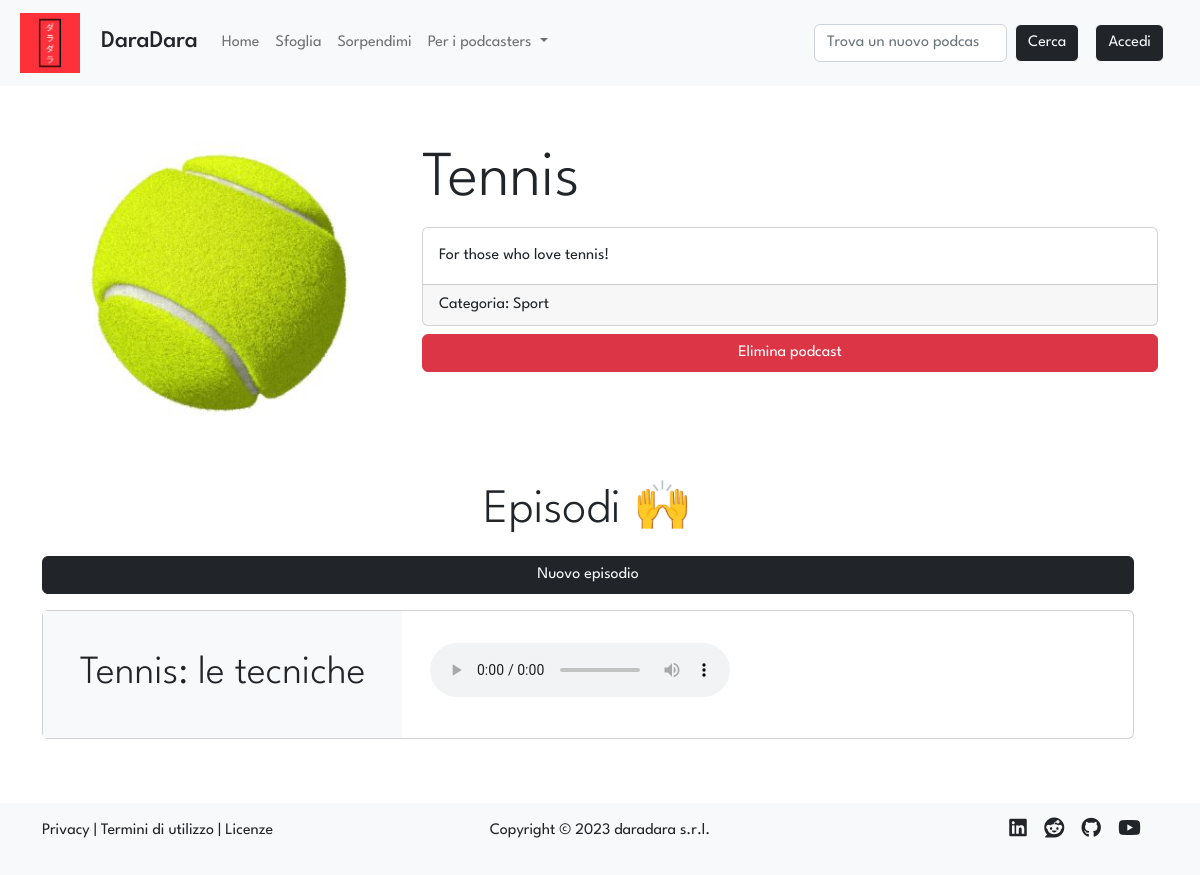
The app's page /podcast/5, older data.
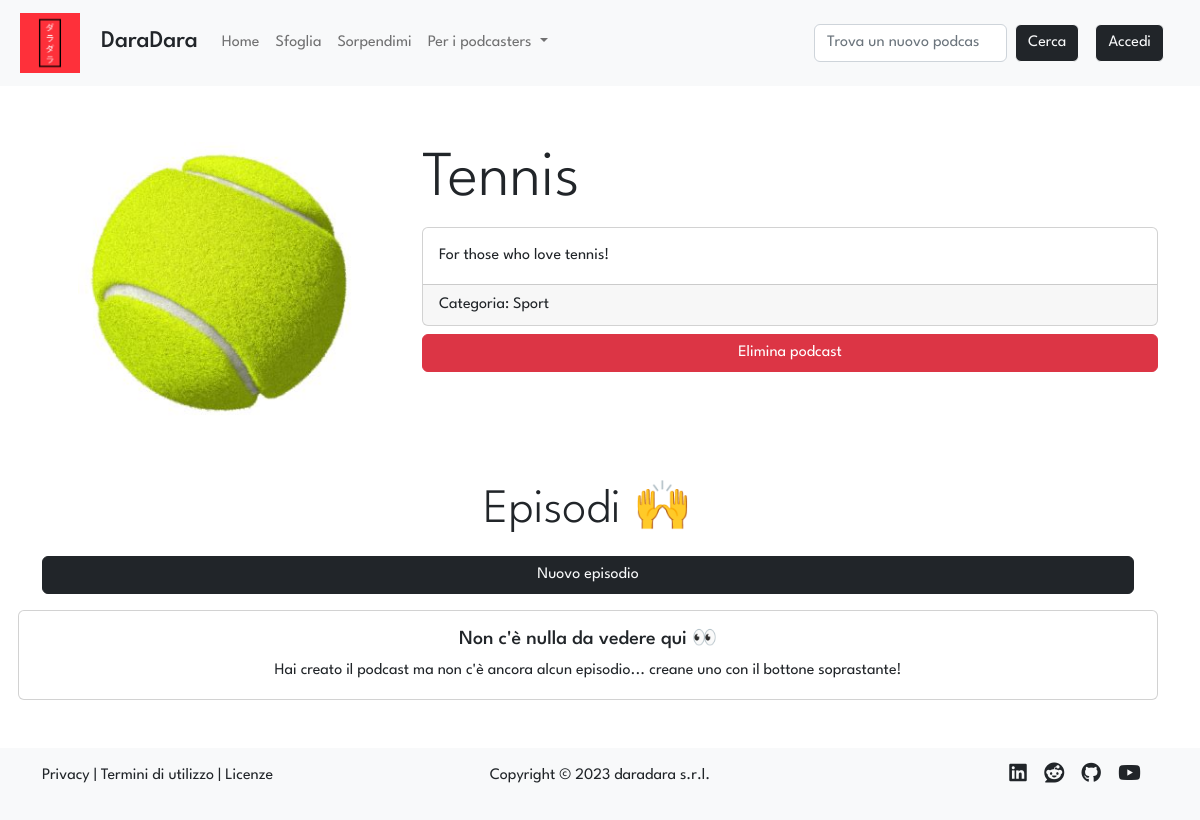
The same page, newer data.
### tables this page shows
CREATE TABLE "episodes" (
	"id"	INTEGER NOT NULL UNIQUE,
	"title"	TEXT NOT NULL UNIQUE,
	"description"	TEXT NOT NULL,
	"audio"	TEXT NOT NULL,
	"timestamp"	TEXT NOT NULL,
	"id_podcast"	INTEGER NOT NULL,
	FOREIGN KEY("id_podcast") REFERENCES "podcasts"("id"),
	PRIMARY KEY("id" AUTOINCREMENT)
);

### app.py (the view)
@app.route('/podcast/<int:id>')
def podcast(id):
    podcast = dao.get_podcast(id)
    episodes = dao.get_episodes(id_podcast = id)
    category = dao.get_category(id)
    return render_template('podcast.html', id=id, podcast = podcast, episodes = episodes, category = category)

### data/dao.py (called while the page is built)
def get_category(id_podcast):
    conn, cursor = connect()
    tags = False
    try:
        sql = 'SELECT * FROM categories WHERE id_podcast = ?'
        cursor.execute(sql, (id_podcast,))
        tags = cursor.fetchone()
    except Exception as e:
        print(e)
    close(conn, cursor)
    return tags

def get_episodes(id_podcast):
    conn, cursor = connect()
    episodes = []
    try:
        sql = 'SELECT * FROM episodes WHERE id_podcast = ? ORDER BY timestamp DESC'
        cursor.execute(sql, (id_podcast,))
        episodes = cursor.fetchall()
    except Exception as e:
        print(e)
    close(conn, cursor)
    return episodes

def get_podcast(id):
    conn, cursor = connect()
    podcast = False
    try:
        sql = 'SELECT * FROM podcasts WHERE id = ?'
        cursor.execute(sql, (id,))
        podcast = cursor.fetchone()
    except Exception as e:
        print(e)
    close(conn, cursor)
    return podcast

def connect():
    conn = sqlite3.connect(PATH)
    conn.row_factory = sqlite3.Row
    cursor = conn.cursor()
    return conn, cursor

def close(conn, cursor):
    cursor.close()
    conn.close()

### templates/podcast.html (shortened to what this page needs)
{% extends 'layout.html' %}
{% block stylesheets %}<link rel="stylesheet" href="{{url_for('static', filename='stylesheets/podcast.css')}}">{% endblock %}
{% block content %}
    <div class="row">
        <div class="col-12 col-lg-4 d-flex justify-content-center align-items-center">
            <img src="{{url_for('static', filename='uploads/images/covers/{0}{1}'.format(podcast.id, podcast.img))}}" alt="Immagine podcast" class="card-img img-fluid p-1 p-lg-2 podcast-img">
        </div>
        <div class="col">
            <div class="row mx-2 mx-lg-0 my-2 d-flex justify-content-left align-content-center display-3">
                {{podcast.title}}
            </div>
            <div class="card">
                <div class="card-body">
                  <p class="card-text">{{podcast.desc}}</p>
                </div>
                <div class="card-footer">
                    Categoria: {{category.tag|capitalize}}
                </div>
            </div>
            <div class="row mx-2 mx-lg-0 my-2 d-flex justify-content-center align-content-center display-5">
                <button type="button" class="btn btn-danger" data-bs-toggle="modal" data-bs-target="#deletePodcastModal">
                    Elimina podcast
                </button>
            </div>
        </div>
    </div>
    <div class="row mt-5">
        <div class="row d-flex justify-content-center display-5">Episodi 🙌</div>
        <div class="row d-flex justify-content-center">
            <div class="row mt-3">
                <a href = "{{ url_for('new_episode', id_pod = id) }}" class="row g-0 btn btn-dark text-light d-flex justify-content-center align-content-center ">Nuovo episodio</a>
            </div>
        </div>
        {% if episodes %}
            {% for episode in episodes %}
            <a href="{{ url_for('episode', id_pod=id, id_ep=episode.id) }}" class="row d-flex justify-content-center">
                <div class="row mt-3">
                    <div class="card mb-3 ps-0">
                        <div class="row g-0">
                            <div class="col-md-4 bg-light d-flex justify-content-center align-items-center">
                                <p class="text-center display-6 mx-2 my-4">{{ episode.title }}</p>
                            </div>
                            <div class="col-md-7">
                                <div class="card-body row g-2">
                                    <div class="text-light p-3">
                                        <audio controls>
                                            <source src="audio-file.mp3" type="audio/mpeg">
                                        </audio>
                                    </div>
                                </div>
                            </div>
                        </div>
                    </div>
                </div>
            </a>
            {% endfor%}
        {% else %}
            <div class="row card text-center mt-3">
                <div class="card-body">
                <h5 class="card-title">Non c'è nulla da vedere qui 👀</h5>
                <p class="card-text">Hai creato il podcast ma non c'è ancora alcun episodio... creane uno con il bottone soprastante!</p>
                </div>
            </div>
        {% endif %}
    </div>
{% endblock %}

Row changes from the older to the newer data that the page shows:
no longer on this page (row edited): episodes: title "Tennis: le tecniche"
Text that changed along with them:
text now shown: "Non c'è nulla da vedere qui 👀 Hai creato il podcast ma non c'è ancora alcun episodio... creane uno con il bottone soprastante!"
